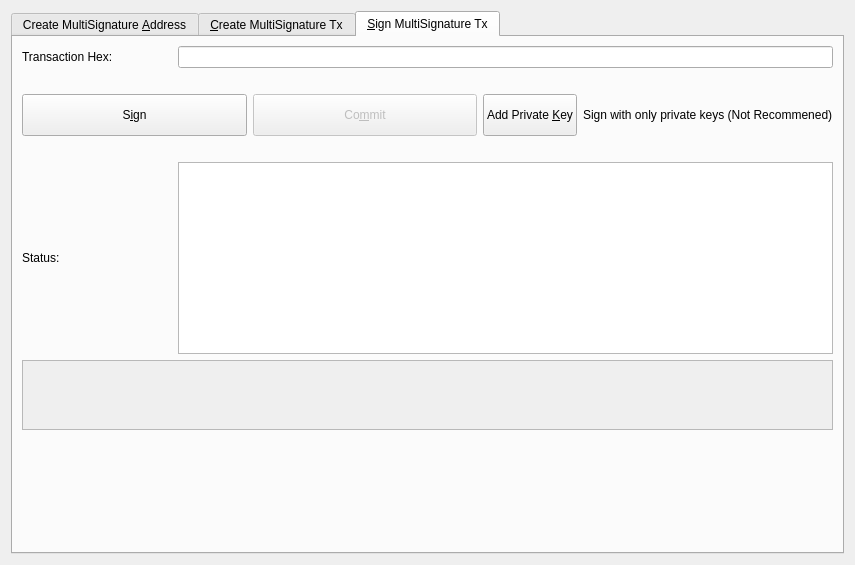
<?xml version="1.0" encoding="UTF-8"?>
<ui version="4.0">
 <class>MultisigDialog</class>
 <widget class="QDialog" name="MultisigDialog">
  <property name="geometry">
   <rect>
    <x>0</x>
    <y>0</y>
    <width>855</width>
    <height>565</height>
   </rect>
  </property>
  <property name="sizePolicy">
   <sizepolicy hsizetype="Fixed" vsizetype="Fixed">
    <horstretch>0</horstretch>
    <verstretch>0</verstretch>
   </sizepolicy>
  </property>
  <property name="windowTitle">
   <string>Multisignature Address Interactions</string>
  </property>
  <property name="styleSheet">
   <string notr="true"/>
  </property>
  <layout class="QVBoxLayout" name="verticalLayout_8">
   <item>
    <widget class="QTabWidget" name="multisigTabWidget">
     <property name="styleSheet">
      <string notr="true"/>
     </property>
     <property name="currentIndex">
      <number>2</number>
     </property>
     <widget class="QWidget" name="addMultisigTab">
      <property name="sizePolicy">
       <sizepolicy hsizetype="Minimum" vsizetype="Minimum">
        <horstretch>0</horstretch>
        <verstretch>0</verstretch>
       </sizepolicy>
      </property>
      <property name="styleSheet">
       <string notr="true">QWidget#addMultisigTab{
	background-color: transparent;
}</string>
      </property>
      <attribute name="title">
       <string>Create MultiSignature &amp;Address</string>
      </attribute>
      <layout class="QVBoxLayout" name="verticalLayout">
       <property name="spacing">
        <number>15</number>
       </property>
       <item>
        <layout class="QHBoxLayout" name="enterMLayout">
         <item>
          <widget class="QLabel" name="enterMLabel">
           <property name="autoFillBackground">
            <bool>false</bool>
           </property>
           <property name="text">
            <string>Enter the minimum number of signatures required to sign transactions</string>
           </property>
          </widget>
         </item>
         <item>
          <widget class="QSpinBox" name="enterMSpinbox">
           <property name="sizePolicy">
            <sizepolicy hsizetype="Fixed" vsizetype="Fixed">
             <horstretch>0</horstretch>
             <verstretch>0</verstretch>
            </sizepolicy>
           </property>
           <property name="toolTip">
            <string>How many people must sign to verify a transaction</string>
           </property>
           <property name="buttonSymbols">
            <enum>QAbstractSpinBox::NoButtons</enum>
           </property>
           <property name="minimum">
            <number>1</number>
           </property>
           <property name="maximum">
            <number>16</number>
           </property>
           <property name="value">
            <number>1</number>
           </property>
          </widget>
         </item>
        </layout>
       </item>
       <item>
        <layout class="QHBoxLayout" name="addressLabelLayout">
         <item>
          <widget class="QLabel" name="addressLableLabel">
           <property name="text">
            <string>Address Label:</string>
           </property>
          </widget>
         </item>
         <item>
          <widget class="QLineEdit" name="multisigAddressLabel"/>
         </item>
        </layout>
       </item>
       <item>
        <layout class="QHBoxLayout" name="addAddressLayout">
         <item>
          <widget class="QPushButton" name="addAddressButton">
           <property name="minimumSize">
            <size>
             <width>165</width>
             <height>42</height>
            </size>
           </property>
           <property name="toolTip">
            <string>Add another address that could sign to verify a transaction from the multisig address.</string>
           </property>
           <property name="text">
            <string>&amp;Add Address / Key</string>
           </property>
           <property name="autoDefault">
            <bool>false</bool>
           </property>
          </widget>
         </item>
         <item>
          <spacer name="addAddressSpacer_2">
           <property name="orientation">
            <enum>Qt::Horizontal</enum>
           </property>
           <property name="sizeHint" stdset="0">
            <size>
             <width>40</width>
             <height>10</height>
            </size>
           </property>
          </spacer>
         </item>
        </layout>
       </item>
       <item>
        <widget class="QLabel" name="addAddressLabel">
         <property name="sizePolicy">
          <sizepolicy hsizetype="Preferred" vsizetype="Fixed">
           <horstretch>0</horstretch>
           <verstretch>0</verstretch>
          </sizepolicy>
         </property>
         <property name="text">
          <string>Local addresses or public keys that can sign:</string>
         </property>
        </widget>
       </item>
       <item>
        <widget class="QScrollArea" name="addAddressScrollArea">
         <property name="sizePolicy">
          <sizepolicy hsizetype="Preferred" vsizetype="Expanding">
           <horstretch>0</horstretch>
           <verstretch>0</verstretch>
          </sizepolicy>
         </property>
         <property name="styleSheet">
          <string notr="true"/>
         </property>
         <property name="frameShape">
          <enum>QFrame::NoFrame</enum>
         </property>
         <property name="widgetResizable">
          <bool>true</bool>
         </property>
         <widget class="QWidget" name="addAddressWidget">
          <property name="geometry">
           <rect>
            <x>0</x>
            <y>0</y>
            <width>815</width>
            <height>106</height>
           </rect>
          </property>
          <layout class="QVBoxLayout" name="verticalLayout_5">
           <item>
            <layout class="QVBoxLayout" name="addressList"/>
           </item>
           <item>
            <spacer name="verticalSpacer">
             <property name="orientation">
              <enum>Qt::Vertical</enum>
             </property>
             <property name="sizeHint" stdset="0">
              <size>
               <width>20</width>
               <height>40</height>
              </size>
             </property>
            </spacer>
           </item>
          </layout>
         </widget>
        </widget>
       </item>
       <item>
        <layout class="QHBoxLayout" name="addMultisigLayout">
         <item>
          <widget class="QPushButton" name="addMultisigButton">
           <property name="sizePolicy">
            <sizepolicy hsizetype="Preferred" vsizetype="Fixed">
             <horstretch>0</horstretch>
             <verstretch>0</verstretch>
            </sizepolicy>
           </property>
           <property name="minimumSize">
            <size>
             <width>120</width>
             <height>42</height>
            </size>
           </property>
           <property name="toolTip">
            <string>Create a new multisig address</string>
           </property>
           <property name="toolTipDuration">
            <number>-3</number>
           </property>
           <property name="text">
            <string>C&amp;reate</string>
           </property>
           <property name="autoDefault">
            <bool>false</bool>
           </property>
          </widget>
         </item>
         <item>
          <widget class="QLabel" name="label">
           <property name="text">
            <string>Status:</string>
           </property>
          </widget>
         </item>
         <item>
          <widget class="QTextEdit" name="addMultisigStatus">
           <property name="sizePolicy">
            <sizepolicy hsizetype="Expanding" vsizetype="Fixed">
             <horstretch>0</horstretch>
             <verstretch>0</verstretch>
            </sizepolicy>
           </property>
           <property name="maximumSize">
            <size>
             <width>16777215</width>
             <height>75</height>
            </size>
           </property>
           <property name="readOnly">
            <bool>true</bool>
           </property>
           <property name="textInteractionFlags">
            <set>Qt::TextSelectableByKeyboard|Qt::TextSelectableByMouse</set>
           </property>
          </widget>
         </item>
        </layout>
       </item>
       <item>
        <widget class="QLabel" name="label_2">
         <property name="sizePolicy">
          <sizepolicy hsizetype="Preferred" vsizetype="Preferred">
           <horstretch>0</horstretch>
           <verstretch>0</verstretch>
          </sizepolicy>
         </property>
         <property name="text">
          <string>Use below to quickly import an address by its redeem. Don't forget to add a label before clicking import!
Keep in mind, the wallet will rescan the blockchain to find transactions containing the new address.
Please be patient after clicking import.</string>
         </property>
         <property name="scaledContents">
          <bool>false</bool>
         </property>
         <property name="wordWrap">
          <bool>true</bool>
         </property>
        </widget>
       </item>
       <item>
        <layout class="QHBoxLayout" name="importLayout">
         <item>
          <widget class="QPushButton" name="importAddressButton">
           <property name="sizePolicy">
            <sizepolicy hsizetype="Fixed" vsizetype="Fixed">
             <horstretch>0</horstretch>
             <verstretch>0</verstretch>
            </sizepolicy>
           </property>
           <property name="minimumSize">
            <size>
             <width>150</width>
             <height>42</height>
            </size>
           </property>
           <property name="text">
            <string>&amp;Import Redeem</string>
           </property>
          </widget>
         </item>
         <item>
          <widget class="QLineEdit" name="importRedeem">
           <property name="sizePolicy">
            <sizepolicy hsizetype="Preferred" vsizetype="Fixed">
             <horstretch>0</horstretch>
             <verstretch>0</verstretch>
            </sizepolicy>
           </property>
          </widget>
         </item>
        </layout>
       </item>
      </layout>
     </widget>
     <widget class="QWidget" name="createTransactionTab">
      <attribute name="title">
       <string>&amp;Create MultiSignature Tx</string>
      </attribute>
      <layout class="QVBoxLayout" name="verticalLayout_3">
       <item>
        <layout class="QHBoxLayout" name="horizontalLayout_2">
         <item>
          <layout class="QVBoxLayout" name="createTxLayout">
           <item>
            <layout class="QHBoxLayout" name="addTxInputLayout">
             <property name="bottomMargin">
              <number>20</number>
             </property>
             <item>
              <widget class="QLabel" name="addTxInputLabel">
               <property name="sizePolicy">
                <sizepolicy hsizetype="Fixed" vsizetype="Preferred">
                 <horstretch>0</horstretch>
                 <verstretch>0</verstretch>
                </sizepolicy>
               </property>
               <property name="minimumSize">
                <size>
                 <width>150</width>
                 <height>0</height>
                </size>
               </property>
               <property name="text">
                <string>Inputs:</string>
               </property>
              </widget>
             </item>
             <item>
              <widget class="QPushButton" name="pushButtonCoinControl">
               <property name="sizePolicy">
                <sizepolicy hsizetype="Preferred" vsizetype="Fixed">
                 <horstretch>0</horstretch>
                 <verstretch>0</verstretch>
                </sizepolicy>
               </property>
               <property name="minimumSize">
                <size>
                 <width>150</width>
                 <height>42</height>
                </size>
               </property>
               <property name="text">
                <string>Coin Control</string>
               </property>
              </widget>
             </item>
             <item>
              <spacer name="horizontalSpacer">
               <property name="orientation">
                <enum>Qt::Horizontal</enum>
               </property>
               <property name="sizeHint" stdset="0">
                <size>
                 <width>40</width>
                 <height>20</height>
                </size>
               </property>
              </spacer>
             </item>
             <item>
              <layout class="QFormLayout" name="formLayout_2">
               <property name="rightMargin">
                <number>10</number>
               </property>
               <item row="0" column="0">
                <widget class="QLabel" name="labelQuantity">
                 <property name="text">
                  <string>Quantity Selected:</string>
                 </property>
                </widget>
               </item>
               <item row="0" column="1">
                <widget class="QLabel" name="labelQuantity_int">
                 <property name="text">
                  <string>0</string>
                 </property>
                </widget>
               </item>
               <item row="1" column="0">
                <widget class="QLabel" name="labelAmount">
                 <property name="text">
                  <string>Amount:</string>
                 </property>
                </widget>
               </item>
               <item row="1" column="1">
                <widget class="QLabel" name="labelAmount_int">
                 <property name="text">
                  <string>0</string>
                 </property>
                </widget>
               </item>
              </layout>
             </item>
             <item>
              <spacer name="horizontalSpacer_2">
               <property name="orientation">
                <enum>Qt::Horizontal</enum>
               </property>
               <property name="sizeType">
                <enum>QSizePolicy::Fixed</enum>
               </property>
               <property name="sizeHint" stdset="0">
                <size>
                 <width>20</width>
                 <height>20</height>
                </size>
               </property>
              </spacer>
             </item>
             <item>
              <widget class="QPushButton" name="addInputButton">
               <property name="sizePolicy">
                <sizepolicy hsizetype="Preferred" vsizetype="Fixed">
                 <horstretch>0</horstretch>
                 <verstretch>0</verstretch>
                </sizepolicy>
               </property>
               <property name="minimumSize">
                <size>
                 <width>150</width>
                 <height>42</height>
                </size>
               </property>
               <property name="toolTip">
                <string>Add an input to fund the outputs</string>
               </property>
               <property name="text">
                <string>Add a Raw Input</string>
               </property>
               <property name="icon">
                <iconset resource="../oneworld.qrc">
                 <normaloff>:/css/default</normaloff>:/css/default</iconset>
               </property>
              </widget>
             </item>
            </layout>
           </item>
           <item>
            <widget class="QScrollArea" name="txInputsScrollArea">
             <property name="sizePolicy">
              <sizepolicy hsizetype="Preferred" vsizetype="Expanding">
               <horstretch>0</horstretch>
               <verstretch>0</verstretch>
              </sizepolicy>
             </property>
             <property name="widgetResizable">
              <bool>true</bool>
             </property>
             <widget class="QWidget" name="txInputsWidget">
              <property name="geometry">
               <rect>
                <x>0</x>
                <y>0</y>
                <width>801</width>
                <height>83</height>
               </rect>
              </property>
              <layout class="QVBoxLayout" name="verticalLayout_7">
               <item>
                <layout class="QVBoxLayout" name="inputsList"/>
               </item>
               <item>
                <spacer name="txInputsSpacer">
                 <property name="orientation">
                  <enum>Qt::Vertical</enum>
                 </property>
                 <property name="sizeHint" stdset="0">
                  <size>
                   <width>20</width>
                   <height>40</height>
                  </size>
                 </property>
                </spacer>
               </item>
              </layout>
             </widget>
            </widget>
           </item>
           <item>
            <layout class="QHBoxLayout" name="addDestinationLayout">
             <item>
              <widget class="QLabel" name="addDestinationLabel">
               <property name="minimumSize">
                <size>
                 <width>150</width>
                 <height>0</height>
                </size>
               </property>
               <property name="text">
                <string>Address / Amount:</string>
               </property>
              </widget>
             </item>
             <item>
              <widget class="QPushButton" name="addDestinationButton">
               <property name="sizePolicy">
                <sizepolicy hsizetype="Fixed" vsizetype="Fixed">
                 <horstretch>0</horstretch>
                 <verstretch>0</verstretch>
                </sizepolicy>
               </property>
               <property name="minimumSize">
                <size>
                 <width>150</width>
                 <height>42</height>
                </size>
               </property>
               <property name="toolTip">
                <string>Add destinations to send OWO to</string>
               </property>
               <property name="text">
                <string>Add &amp;Destination</string>
               </property>
              </widget>
             </item>
             <item>
              <spacer name="addDestinationHorizontalSpacer">
               <property name="orientation">
                <enum>Qt::Horizontal</enum>
               </property>
               <property name="sizeHint" stdset="0">
                <size>
                 <width>40</width>
                 <height>20</height>
                </size>
               </property>
              </spacer>
             </item>
            </layout>
           </item>
           <item>
            <widget class="QScrollArea" name="destionationsScrollArea">
             <property name="sizePolicy">
              <sizepolicy hsizetype="Expanding" vsizetype="Expanding">
               <horstretch>0</horstretch>
               <verstretch>0</verstretch>
              </sizepolicy>
             </property>
             <property name="widgetResizable">
              <bool>true</bool>
             </property>
             <widget class="QWidget" name="destinationsScrollAreaContents">
              <property name="geometry">
               <rect>
                <x>0</x>
                <y>0</y>
                <width>801</width>
                <height>82</height>
               </rect>
              </property>
              <layout class="QVBoxLayout" name="verticalLayout_11">
               <item>
                <layout class="QVBoxLayout" name="destinationsList"/>
               </item>
               <item>
                <spacer name="destinationsSpacer">
                 <property name="orientation">
                  <enum>Qt::Vertical</enum>
                 </property>
                 <property name="sizeHint" stdset="0">
                  <size>
                   <width>20</width>
                   <height>20</height>
                  </size>
                 </property>
                </spacer>
               </item>
              </layout>
             </widget>
            </widget>
           </item>
           <item>
            <layout class="QHBoxLayout" name="horizontalLayout_4">
             <item>
              <widget class="QPushButton" name="createButton">
               <property name="sizePolicy">
                <sizepolicy hsizetype="Fixed" vsizetype="Fixed">
                 <horstretch>0</horstretch>
                 <verstretch>0</verstretch>
                </sizepolicy>
               </property>
               <property name="minimumSize">
                <size>
                 <width>150</width>
                 <height>42</height>
                </size>
               </property>
               <property name="toolTip">
                <string>Create a transaction object using the given inputs to the given outputs</string>
               </property>
               <property name="text">
                <string>Cr&amp;eate</string>
               </property>
               <property name="autoDefault">
                <bool>false</bool>
               </property>
               <property name="default">
                <bool>true</bool>
               </property>
              </widget>
             </item>
             <item>
              <widget class="QLabel" name="createButtonLabel">
               <property name="sizePolicy">
                <sizepolicy hsizetype="Fixed" vsizetype="Preferred">
                 <horstretch>0</horstretch>
                 <verstretch>0</verstretch>
                </sizepolicy>
               </property>
               <property name="text">
                <string>Status:</string>
               </property>
               <property name="alignment">
                <set>Qt::AlignRight|Qt::AlignTrailing|Qt::AlignVCenter</set>
               </property>
              </widget>
             </item>
             <item>
              <widget class="QTextEdit" name="createButtonStatus">
               <property name="sizePolicy">
                <sizepolicy hsizetype="Expanding" vsizetype="Minimum">
                 <horstretch>0</horstretch>
                 <verstretch>0</verstretch>
                </sizepolicy>
               </property>
               <property name="maximumSize">
                <size>
                 <width>16777215</width>
                 <height>16777215</height>
                </size>
               </property>
               <property name="readOnly">
                <bool>true</bool>
               </property>
               <property name="html">
                <string>&lt;!DOCTYPE HTML PUBLIC &quot;-//W3C//DTD HTML 4.0//EN&quot; &quot;http://www.w3.org/TR/REC-html40/strict.dtd&quot;&gt;
&lt;html&gt;&lt;head&gt;&lt;meta name=&quot;qrichtext&quot; content=&quot;1&quot; /&gt;&lt;style type=&quot;text/css&quot;&gt;
p, li { white-space: pre-wrap; }
&lt;/style&gt;&lt;/head&gt;&lt;body style=&quot; font-family:'Ubuntu'; font-size:11pt; font-weight:400; font-style:normal;&quot;&gt;
&lt;p style=&quot;-qt-paragraph-type:empty; margin-top:0px; margin-bottom:0px; margin-left:0px; margin-right:0px; -qt-block-indent:0; text-indent:0px; font-family:'Noto Sans'; font-size:9pt;&quot;&gt;&lt;br /&gt;&lt;/p&gt;&lt;/body&gt;&lt;/html&gt;</string>
               </property>
              </widget>
             </item>
            </layout>
           </item>
          </layout>
         </item>
         <item>
          <layout class="QHBoxLayout" name="horizontalLayout_3"/>
         </item>
        </layout>
       </item>
      </layout>
     </widget>
     <widget class="QWidget" name="signMultisigTransaction">
      <property name="styleSheet">
       <string notr="true">txScrollArea:{
	border: 1px solid #5b4c7c;
}
keyScrollArea:{
	border: 1px solid #5b4c7c;
}
txScrollArea:{
	border: 1px solid #5b4c7c;
}</string>
      </property>
      <attribute name="title">
       <string>&amp;Sign MultiSignature Tx</string>
      </attribute>
      <layout class="QVBoxLayout" name="verticalLayout_4">
       <item>
        <layout class="QHBoxLayout" name="transactionHexLayout">
         <property name="bottomMargin">
          <number>20</number>
         </property>
         <item>
          <widget class="QLabel" name="transactionHexLabel">
           <property name="minimumSize">
            <size>
             <width>150</width>
             <height>0</height>
            </size>
           </property>
           <property name="text">
            <string>Transaction Hex:</string>
           </property>
          </widget>
         </item>
         <item>
          <widget class="QLineEdit" name="transactionHex">
           <property name="toolTip">
            <string/>
           </property>
          </widget>
         </item>
        </layout>
       </item>
       <item>
        <layout class="QHBoxLayout" name="horizontalLayout">
         <item>
          <layout class="QVBoxLayout" name="verticalLayout_2">
           <item>
            <layout class="QHBoxLayout" name="horizontalLayout_7">
             <property name="bottomMargin">
              <number>20</number>
             </property>
             <item>
              <widget class="QPushButton" name="signButton">
               <property name="sizePolicy">
                <sizepolicy hsizetype="Preferred" vsizetype="Fixed">
                 <horstretch>0</horstretch>
                 <verstretch>0</verstretch>
                </sizepolicy>
               </property>
               <property name="minimumSize">
                <size>
                 <width>150</width>
                 <height>42</height>
                </size>
               </property>
               <property name="toolTip">
                <string>Sign the transaction from this wallet or from provided private keys</string>
               </property>
               <property name="text">
                <string>S&amp;ign</string>
               </property>
               <property name="autoDefault">
                <bool>false</bool>
               </property>
               <property name="default">
                <bool>true</bool>
               </property>
              </widget>
             </item>
             <item>
              <widget class="QPushButton" name="commitButton">
               <property name="enabled">
                <bool>false</bool>
               </property>
               <property name="sizePolicy">
                <sizepolicy hsizetype="Preferred" vsizetype="Fixed">
                 <horstretch>0</horstretch>
                 <verstretch>0</verstretch>
                </sizepolicy>
               </property>
               <property name="minimumSize">
                <size>
                 <width>0</width>
                 <height>42</height>
                </size>
               </property>
               <property name="toolTip">
                <string>&lt;html&gt;&lt;head/&gt;&lt;body&gt;&lt;p&gt;DISABLED until transaction has been signed enough times.&lt;/p&gt;&lt;/body&gt;&lt;/html&gt;</string>
               </property>
               <property name="autoFillBackground">
                <bool>false</bool>
               </property>
               <property name="text">
                <string>Co&amp;mmit</string>
               </property>
               <property name="autoDefault">
                <bool>true</bool>
               </property>
              </widget>
             </item>
             <item>
              <layout class="QHBoxLayout" name="addPrivKeyLayout">
               <item>
                <widget class="QPushButton" name="addPrivKeyButton">
                 <property name="sizePolicy">
                  <sizepolicy hsizetype="Fixed" vsizetype="Fixed">
                   <horstretch>0</horstretch>
                   <verstretch>0</verstretch>
                  </sizepolicy>
                 </property>
                 <property name="minimumSize">
                  <size>
                   <width>0</width>
                   <height>42</height>
                  </size>
                 </property>
                 <property name="toolTip">
                  <string>Add private keys to sign the transaction with</string>
                 </property>
                 <property name="text">
                  <string>Add Private &amp;Key</string>
                 </property>
                </widget>
               </item>
               <item>
                <widget class="QLabel" name="addPrivKeyLabel">
                 <property name="text">
                  <string>Sign with only private keys (Not Recommened)</string>
                 </property>
                </widget>
               </item>
              </layout>
             </item>
            </layout>
           </item>
           <item>
            <layout class="QHBoxLayout" name="horizontalLayout_5">
             <item>
              <widget class="QLabel" name="signButtonStatusLabel">
               <property name="minimumSize">
                <size>
                 <width>150</width>
                 <height>0</height>
                </size>
               </property>
               <property name="text">
                <string>Status:</string>
               </property>
              </widget>
             </item>
             <item>
              <widget class="QTextEdit" name="signButtonStatus">
               <property name="sizePolicy">
                <sizepolicy hsizetype="Expanding" vsizetype="Preferred">
                 <horstretch>0</horstretch>
                 <verstretch>0</verstretch>
                </sizepolicy>
               </property>
               <property name="maximumSize">
                <size>
                 <width>16777215</width>
                 <height>16777215</height>
                </size>
               </property>
               <property name="verticalScrollBarPolicy">
                <enum>Qt::ScrollBarAsNeeded</enum>
               </property>
               <property name="readOnly">
                <bool>true</bool>
               </property>
               <property name="textInteractionFlags">
                <set>Qt::TextSelectableByKeyboard|Qt::TextSelectableByMouse</set>
               </property>
              </widget>
             </item>
            </layout>
           </item>
           <item>
            <widget class="QScrollArea" name="keyScrollArea">
             <property name="sizePolicy">
              <sizepolicy hsizetype="Expanding" vsizetype="Expanding">
               <horstretch>0</horstretch>
               <verstretch>0</verstretch>
              </sizepolicy>
             </property>
             <property name="widgetResizable">
              <bool>true</bool>
             </property>
             <widget class="QWidget" name="keyScrollAreaContents">
              <property name="geometry">
               <rect>
                <x>0</x>
                <y>0</y>
                <width>809</width>
                <height>68</height>
               </rect>
              </property>
              <layout class="QVBoxLayout" name="verticalLayout_9">
               <item>
                <layout class="QVBoxLayout" name="keyList"/>
               </item>
               <item>
                <spacer name="keySpacer">
                 <property name="orientation">
                  <enum>Qt::Vertical</enum>
                 </property>
                 <property name="sizeHint" stdset="0">
                  <size>
                   <width>20</width>
                   <height>40</height>
                  </size>
                 </property>
                </spacer>
               </item>
              </layout>
             </widget>
            </widget>
           </item>
          </layout>
         </item>
        </layout>
       </item>
       <item>
        <spacer name="verticalSpacer_2">
         <property name="orientation">
          <enum>Qt::Vertical</enum>
         </property>
         <property name="sizeHint" stdset="0">
          <size>
           <width>20</width>
           <height>40</height>
          </size>
         </property>
        </spacer>
       </item>
      </layout>
     </widget>
    </widget>
   </item>
  </layout>
 </widget>
 <resources>
  <include location="../oneworld.qrc"/>
 </resources>
 <connections/>
</ui>
